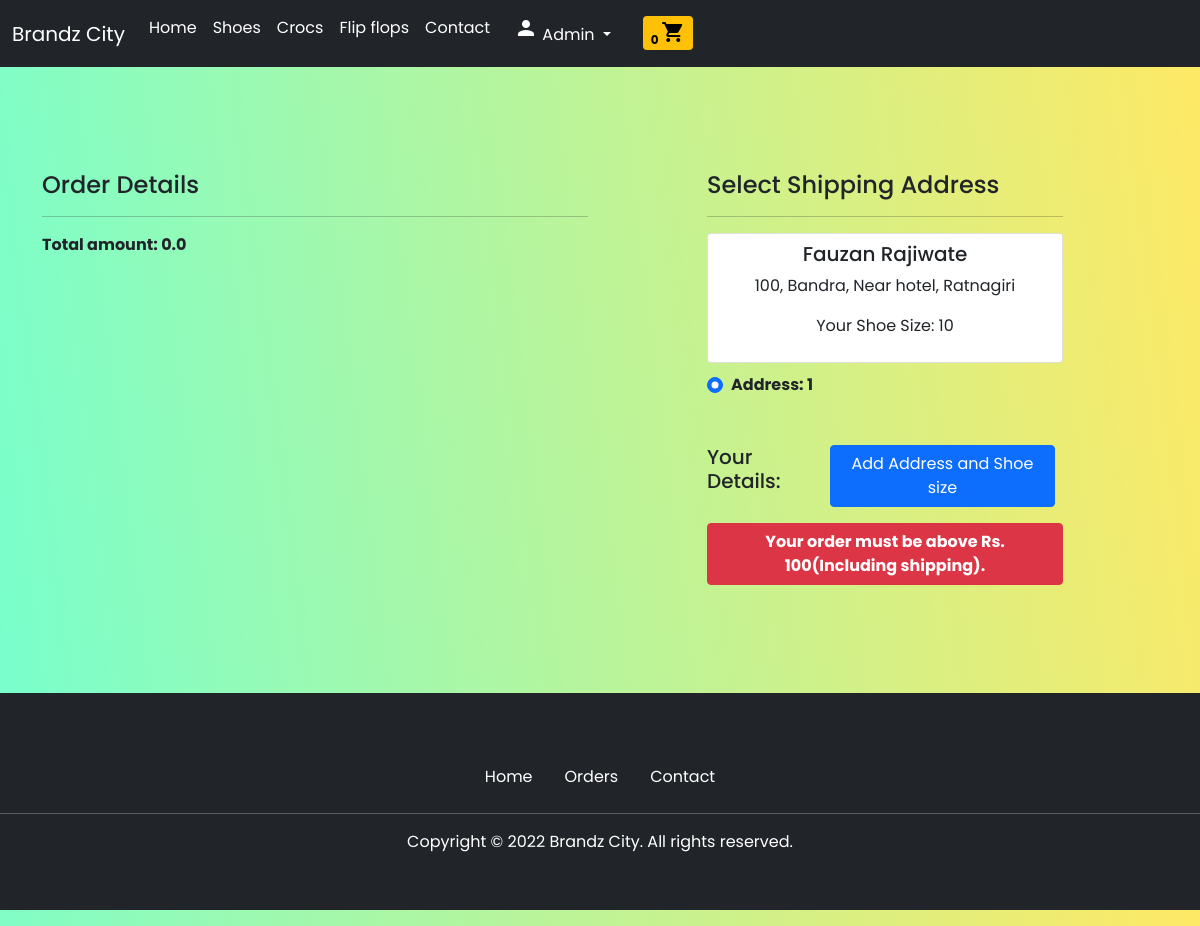
The page /checkout/ (signed in) on the database its author committed.
### app/models.py (models this page shows, shortened)
class Customer(models.Model):
    user = models.ForeignKey(User, on_delete=models.CASCADE)
    name = models.CharField(max_length=200)
    phone_number = models.IntegerField()
    shoe_size = models.IntegerField()
    house_number = models.CharField(max_length=50)
    locality = models.CharField(max_length=500)
    landmark = models.CharField(max_length=200)
    city = models.CharField(max_length=100)

### app/views.py (the view, shortened to what this page needs)
# urls.py: path('checkout/', views.checkout, name='checkout'),
@login_required
def checkout(request):
    total_items = 0
    if request.user.is_authenticated:
        total_items = len(Cart.objects.filter(user=request.user))
    user = request.user
    add = Customer.objects.filter(user=user)
    cart_items = Cart.objects.filter(user=user)
    amount = 0.0
    total_amount = 0.0
    cart_product = [p for p in Cart.objects.all() if p.user ==
                    request.user]
    return render(request, 'app/checkout.html', {'add': add, 'total_amount': total_amount, 'cart_items': cart_items, 'total_items': total_items})

### app/templates/app/checkout.html (shortened to what this page needs)
{% extends 'app/base.html' %}
{% load static %}
{% block style %}
<link rel="stylesheet" href="{% static 'app/css/registration.css' %}">
{% endblock style %}
{% block body_block %}
<div class="container" style="margin-top:10%">
    <div class="row mt-5">
        <div class="col-sm-6">
            <h4>Order Details</h4>
            <hr>
            <p class="fw-bold">Total amount: {{total_amount}}</p>
        </div>
        <div class="col-sm-4 offset-sm-1">
            <h4>Select Shipping Address</h4>
            <hr>
            <form action="/orderplaced">
                {% for ad in add %}
                <div class="card">
                    <div class="card-body">
                        <h5>{{ad.name}}</h5>
                        <p>{{ad.house_number}}, {{ad.locality}}, {{ad.landmark}}, {{ad.city}}</p>
                        <p>Your Shoe Size: {{ad.shoe_size}}</p>
                    </div>
                </div>
                <div class="form-check mt-2 mb-5">
                    <input class="form-check-input" type="radio" name="custid" id="custadd{{forloop.counter}}"
                        value="{{ad.id}}" checked>
                    <label class="form-check-label fw-bold" for="">
                        Address: {{ forloop.counter }} </label>
                </div>
                {% endfor %}
                <div style="display: flex;">
                    <h5>Your Details: </h5><a href="{% url 'user_profile' %}" class="btn btn-primary mx-2">Add Address and Shoe size
                        </a>
                </div>
                <div class="text-end">
                    {% for ad in add %}
                    {% if forloop.counter > 0 %}
                    <button type="submit" class="btn btn-warning mt-3 px-5 fw-bold my-4">Place
                        Order</button>
                    {% else %}
                        <h5>Your Details: </h5><a href="{% url 'user_profile' %}" class="btn btn-primary mx-2">Add Address and Shoe size
                        </a>
                    {% endif %}
                    {% endfor %}
                </div>
                <a href="{% url 'home' %}" class="btn btn-danger mt-3 px-5 fw-bold my-4">Your order must be above Rs.
                    100(Including shipping).</a>
            </form>
        </div>
    </div>
</div>
{% endblock body_block %}

### app/templates/app/base.html (shortened to what this page needs)
<!DOCTYPE html>
{% load static %}
<html lang="en">
<head>
    <link href="https://cdn.jsdelivr.net/npm/bootstrap@5.1.0/dist/css/bootstrap.min.css" rel="stylesheet"
>
    <link rel="stylesheet" href="https://unpkg.com/swiper/swiper-bundle.min.css" />
    <link rel="stylesheet" href="{% static 'app/css/style.css' %}">
    <link rel="stylesheet" href="{% static 'app/css/home.css' %}">
    {% block style %}
    {% endblock style %}
</head>
<body>
    <nav class="navbar sticky custom-nav navbar-expand-lg navbar-dark bg-dark">
        <div class="container-fluid">
            <div style="display: flex;">
                <a class="navbar-brand custom-brand" href="/">Brandz City</a>
            </div>
            <div class="collapse navbar-collapse" id="navbarSupportedContent">
                <ul class="navbar-nav me-auto mb-2 mb-lg-0">
                    <li class="nav-item">
                        <a class="nav-link active" aria-current="page" href="/">Home</a>
                    </li>
                    <li class="nav-item">
                        <a class="nav-link active" aria-current="page" href="/#shoes">Shoes</a>
                    </li>
                    <li class="nav-item">
                        <a class="nav-link active" aria-current="page" href="/#crocs">Crocs</a>
                    </li>
                    <li class="nav-item">
                        <a class="nav-link active" aria-current="page" href="/#flips">Flip flops</a>
                    </li>
                    <li class="nav-item">
                        <a class="nav-link active" aria-current="page" href="#">Contact</a>
                    </li>
                    <li class="nav-item dropdown mx-2">
                        {% if request.user.is_authenticated %}
                        <a class="nav-link dropdown-toggle text-white" href="#" id="profileDropdown" role="button"
                            data-bs-toggle="dropdown" aria-expanded="false">
                            <div class="material-icons">
                                <span class="material-icons-round">
                                </span>
                            </div>
                            {{request.user.username|capfirst}}
                        </a>
                    </li>
                    <li class="nav-item mx-2">
                        <a href="{% url 'display_cart' %}" class="nav-link text-white">
                            <span class="badge bg-warning text-black">{{total_items}} <span
                                    class="material-icons">shopping_cart</span></span>
                        </a>
                    </li>
                    {% endif %}
                </ul>
            </div>
        </div>
    </nav>
    {% block body_block %} {% endblock body_block %}
    <footer class="bg-dark" style="margin-top: 7%;">
        <div class="container text-center" style="text-align: center;">
            <li>
                <div style="display: flex; justify-content: center;" class="text-center">
                    <a class="nav-link active text-white" aria-current="page" href="/">Home</a>
                    {% if request.user.is_authenticated %}
                    <a class="nav-link active text-white" aria-current="page" href="{% url 'orders' %}">Orders</a>
                    {% endif %}
                    <a class="nav-link active text-white" aria-current="page" href="#">Contact</a>
                </div>
            </li>
        </div>
        <hr class="text-white">
        <div class="container text-center">
            <p class="text-white">Copyright &copy; 2022 Brandz City. All rights reserved.</p>
        </div>
    </footer>
</body>
</html>

### app/static/app/css/style.css (style rules this page uses)
* { margin: 0; padding: 0; }
html { scroll-behavior: smooth; }
body { font-family: "Poppins", sans-serif; }
.card { width: 100%; margin: 10px 0px; }
.card-body { text-align: center; }
.card-body { padding: 0.5rem 0rem; }
footer { padding: 40px 0; margin-bottom: -16px; bottom: -20; }

### app/static/app/css/home.css (style rules this page uses)
.sticky { position: sticky; top: 0; width: 100%; z-index: 100; }

### app/static/app/css/registration.css (style rules this page uses)
body { background: rgb(118, 255, 206); background: linear-gradient( 83deg, rgba(118, 255, 206, 1) 0%, rgba(255, 233, 101, 1) 100%, rgba(255, 233, 101, 1) 100% ); margin-top: -16px; }
footer { margin-bottom: -16px; bottom: -20; }

### app/templates/app/base.html (style rules this page uses)
.sticky { position: sticky; top: 0; z-index: 100; width: 100%; }

### rows shown on the page
Customer: name "Fauzan Rajiwate", house_number "100", locality "Bandra", landmark "Near hotel", city "Ratnagiri", shoe_size "10"

### other values the page prints
{{ request.user.username|capfirst }} "Admin"
{{ total_items }} "0"
{{ total_amount }} "0.0"
